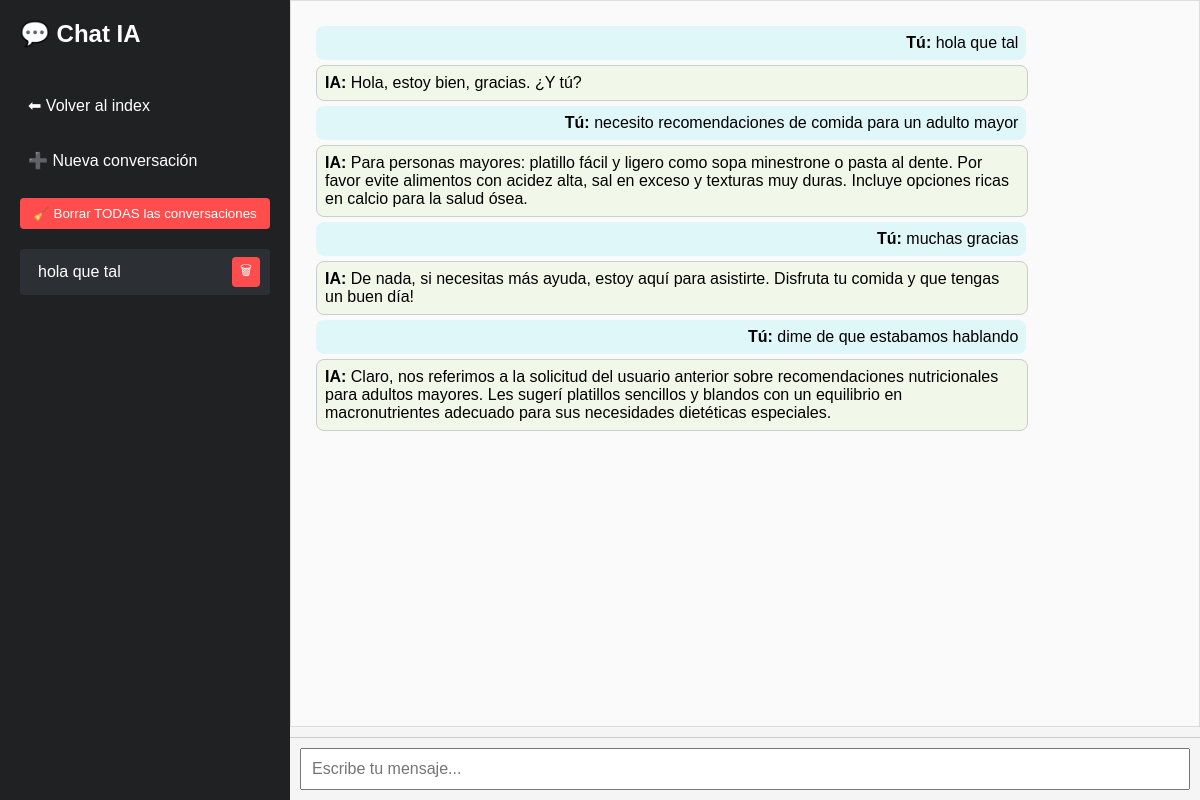
Before: /chat/6dca91c8-2a46-4fda-b46b-1eb8be61d69c (signed in) with the older database file.
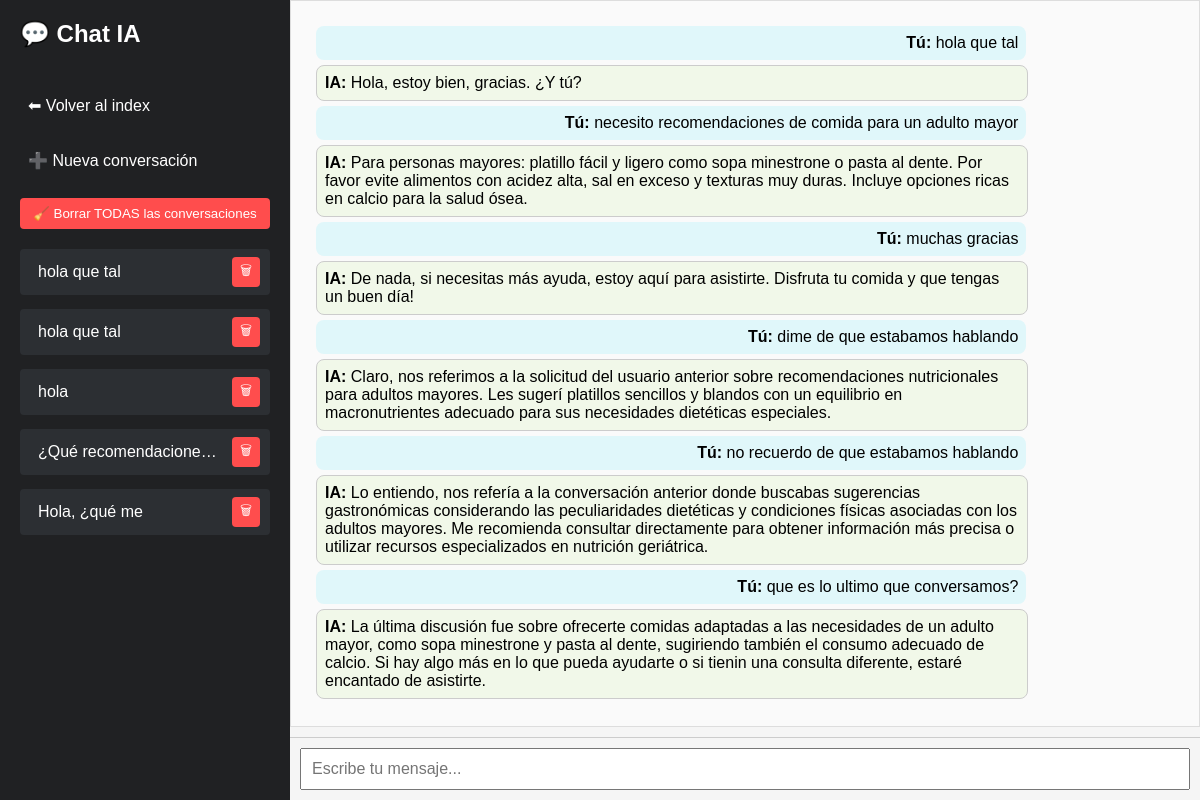
After: the same page with the newer database file.
### ia.py (models this page shows)
class SesionVisual(db.Model):
    id = db.Column(db.Integer, primary_key=True)
    session_id = db.Column(db.String(64), nullable=False, unique=True)
    identificador = db.Column(db.String(50), nullable=False)
    user_id = db.Column(db.Integer, db.ForeignKey('usuario.id'))
    usuario = db.relationship('Usuario', backref='sesiones')

class Conversacion(db.Model):
    id = db.Column(db.Integer, primary_key=True)
    session_id = db.Column(db.String(64), nullable=False)
    role = db.Column(db.String(10), nullable=False)
    content = db.Column(db.Text, nullable=False)
    timestamp = db.Column(db.DateTime, default=datetime.utcnow)
    user_id = db.Column(db.Integer, db.ForeignKey('usuario.id'), nullable=True)

### ia.py (the view)
@app.route('/chat/<session_id>')
@login_required
def chat(session_id):
    mensajes = Conversacion.query.filter_by(session_id=session_id, user_id=current_user.id).order_by(Conversacion.timestamp).all()
    sesion_visual = SesionVisual.query.filter_by(session_id=session_id, user_id=current_user.id).first()
    identificador = sesion_visual.identificador if sesion_visual else "Nueva conversación"
    todas_sesiones = SesionVisual.query.filter_by(user_id=current_user.id).all()
    return render_template('chat.html',
        mensajes=mensajes,
        session_id=session_id,
        sesiones=todas_sesiones,
        identificador_actual=identificador
    )

### ia.py (called while the page is built)
@login_manager.user_loader
def load_user(user_id):
    return Usuario.query.get(int(user_id))

### templates/chat.html (shortened to what this page needs)
<!DOCTYPE html>
<html lang="es">
<head>
    <link rel="stylesheet" href="{{ url_for('static', filename='style.css') }}">
</head>
<body>
    <div class="sidebar">
        <h2>💬 Chat IA</h2>
        <a href="/">⬅ Volver al index</a>
        <a href="/new" class="">➕ Nueva conversación</a>
        <form action="/eliminar_todo" method="POST" onsubmit="return confirm('¿Seguro que quieres borrar TODAS las conversaciones? Esta acción no se puede deshacer.');">
            <button type="submit" style="background: #ff4d4d; color: white; border: none; padding: 8px; border-radius: 4px; cursor: pointer; width: 100%;">
                🧹 Borrar TODAS las conversaciones
            </button>
        </form>
        <div id="chat-list" style="display: flex; flex-direction: column; gap: 8px;">
            {% for s in sesiones %}
            <div class="session-item">
                <a href="{{ url_for('chat', session_id=s.session_id) }}">{{ s.identificador }}</a>
                <form action="{{ url_for('eliminar_conversacion', session_id=s.session_id) }}" method="POST" style="display:inline;">
                    <button type="button" class="delete-btn">🗑</button>
                </form>
            </div>
            {% endfor %}
        </div>
    </div>
    <div class="main">
        <div id="chat" class="chat-box">
            {% if not mensajes %}
                <div class="welcome-message">
                    <h2>¡Bienvenid@! Escribe algo para comenzar nuestra conversación. 😊</h2>
                </div>
            {% else %}
                {% for m in mensajes %}
                    <div class="{{ m.role }}">
                        <b>{{ 'Tú' if m.role == 'user' else 'IA' }}:</b> {{ m.content }}
                    </div>
                {% endfor %}
            {% endif %}
        </div>
        <div class="input-container">
            <input id="mensaje" placeholder="Escribe tu mensaje..." autofocus />
        </div>
    </div>
</body>
</html>

### static/style.css (style rules this page uses)
body { font-family: Arial, sans-serif; background: #f7f7f7; margin: 0; padding: 0; }
.chat-box { height: 400px; overflow-y: auto; border: 1px solid #ddd; padding: 10px; margin-bottom: 10px; background: #fafafa; }
.chat-box .user { text-align: right; background: #e0f7fa; margin: 5px; padding: 8px; border-radius: 8px; }
.chat-box .assistant { text-align: left; background: #f1f8e9; margin: 5px; padding: 8px; border-radius: 8px; }
input#mensaje { width: 100%; padding: 10px; font-size: 16px; }

### templates/chat.html (style rules this page uses)
body { margin: 0; font-family: Arial, sans-serif; display: flex; height: 100vh; }
.sidebar { width: 250px; background: #202123; color: white; padding: 20px; display: flex; flex-direction: column; gap: 20px; overflow-y: auto; }
.sidebar h2 { margin-top: 0; }
.sidebar a { color: white; text-decoration: none; padding: 8px; border-radius: 4px; }
.main { flex: 1; display: flex; flex-direction: column; background: #f5f5f5; }
.chat-box { flex: 1; padding: 20px; overflow-y: auto; }
.user, .assistant { max-width: 80%; margin: 10px; padding: 10px; border-radius: 10px; }
.user { background: #d1e7dd; align-self: flex-end; }
.assistant { background: #fff; border: 1px solid #ccc; align-self: flex-start; }
.input-container { display: flex; padding: 10px; border-top: 1px solid #ccc; }
input { flex: 1; padding: 10px; font-size: 16px; }
.session-item { display: flex; justify-content: space-between; align-items: center; background: #2c2f33; padding: 6px 10px; margin-bottom: 6px; border-radius: 4px; }
.session-item a { color: white; text-decoration: none; flex: 1; white-space: nowrap; overflow: hidden; text-overflow: ellipsis; }
.session-item form { margin: 0; }
.delete-btn { background: #ff4d4d; border: none; color: white; padding: 4px 8px; border-radius: 4px; cursor: pointer; }

Changed rows visible on the page:
now on this page (row edited): SesionVisual: identificador "hola que tal"
added SesionVisual: identificador "hola"
added SesionVisual: identificador "¿Qué recomendacione…"
added SesionVisual: identificador "Hola, ¿qué me"
added Conversacion: role "Tú", content "no recuerdo de que estabamos hablando"
added Conversacion: role "IA", content "Lo entiendo, nos refería a la conversación anterior donde buscabas sugerencias gastronómicas considerando las peculiaridades dietéticas y condiciones físicas asociadas con los adultos mayores. Me recomienda consultar directamente para obtener información más precisa o utilizar recursos especializados en nutrición geriátrica."
added Conversacion: role "Tú", content "que es lo ultimo que conversamos?"
added Conversacion: role "IA", content "La última discusión fue sobre ofrecerte comidas adaptadas a las necesidades de un adulto mayor, como sopa minestrone y pasta al dente, sugiriendo también el consumo adecuado de calcio. Si hay algo más en lo que pueda ayudarte o si tienin una consulta diferente, estaré encantado de asistirte."
